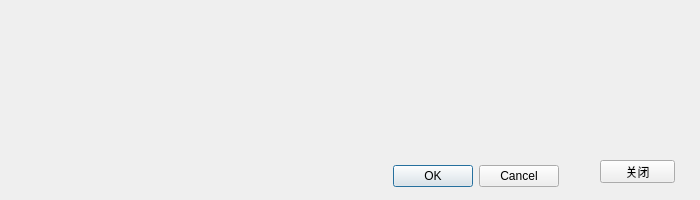
<?xml version="1.0" encoding="UTF-8"?>
<ui version="4.0">
 <class>QSysMessageBox</class>
 <widget class="QDialog" name="QSysMessageBox">
  <property name="windowModality">
   <enum>Qt::ApplicationModal</enum>
  </property>
  <property name="enabled">
   <bool>true</bool>
  </property>
  <property name="geometry">
   <rect>
    <x>0</x>
    <y>0</y>
    <width>700</width>
    <height>200</height>
   </rect>
  </property>
  <property name="windowTitle">
   <string>QSysMessageBox</string>
  </property>
  <widget class="QLabel" name="messageBox_icon">
   <property name="geometry">
    <rect>
     <x>20</x>
     <y>30</y>
     <width>120</width>
     <height>120</height>
    </rect>
   </property>
   <property name="text">
    <string/>
   </property>
  </widget>
  <widget class="QPlainTextEdit" name="plainTextEdit">
   <property name="enabled">
    <bool>false</bool>
   </property>
   <property name="geometry">
    <rect>
     <x>180</x>
     <y>60</y>
     <width>500</width>
     <height>81</height>
    </rect>
   </property>
   <property name="font">
    <font>
     <pointsize>16</pointsize>
    </font>
   </property>
   <property name="frameShape">
    <enum>QFrame::NoFrame</enum>
   </property>
  </widget>
  <widget class="QPushButton" name="pushButton">
   <property name="geometry">
    <rect>
     <x>600</x>
     <y>160</y>
     <width>75</width>
     <height>23</height>
    </rect>
   </property>
   <property name="text">
    <string>关闭</string>
   </property>
  </widget>
  <widget class="QLabel" name="label">
   <property name="geometry">
    <rect>
     <x>180</x>
     <y>30</y>
     <width>500</width>
     <height>31</height>
    </rect>
   </property>
   <property name="font">
    <font>
     <pointsize>20</pointsize>
    </font>
   </property>
   <property name="text">
    <string/>
   </property>
  </widget>
  <widget class="QDialogButtonBox" name="buttonBox">
   <property name="geometry">
    <rect>
     <x>360</x>
     <y>160</y>
     <width>231</width>
     <height>32</height>
    </rect>
   </property>
   <property name="orientation">
    <enum>Qt::Horizontal</enum>
   </property>
   <property name="standardButtons">
    <set>QDialogButtonBox::Cancel|QDialogButtonBox::Ok</set>
   </property>
   <property name="centerButtons">
    <bool>true</bool>
   </property>
  </widget>
 </widget>
 <layoutdefault spacing="6" margin="11"/>
 <resources/>
 <connections>
  <connection>
   <sender>buttonBox</sender>
   <signal>accepted()</signal>
   <receiver>QSysMessageBox</receiver>
   <slot>accept()</slot>
   <hints>
    <hint type="sourcelabel">
     <x>475</x>
     <y>175</y>
    </hint>
    <hint type="destinationlabel">
     <x>349</x>
     <y>99</y>
    </hint>
   </hints>
  </connection>
  <connection>
   <sender>buttonBox</sender>
   <signal>rejected()</signal>
   <receiver>QSysMessageBox</receiver>
   <slot>reject()</slot>
   <hints>
    <hint type="sourcelabel">
     <x>475</x>
     <y>175</y>
    </hint>
    <hint type="destinationlabel">
     <x>349</x>
     <y>99</y>
    </hint>
   </hints>
  </connection>
 </connections>
</ui>
